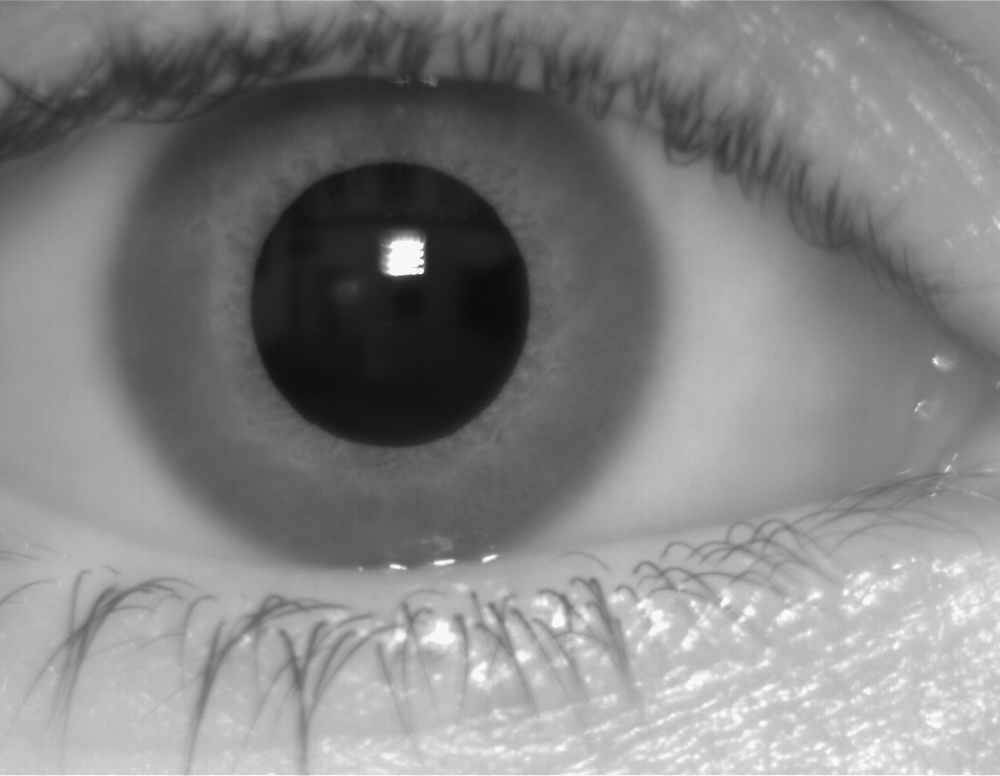
%> input picture Trabalho final/Img_005_R_1.bmp, 1000 x 776 px
$ octave Trabalho_funcoes.m   (GNU Octave 9; MATLAB toolbox functions it lacks are replaced by stand-ins)
%> lines starting %> are read from the running program, lines starting %| are printed output that depends on the picture; in (x1, y1, x2, y2) boxes, pixels count from 0 and x2, y2 are one past the last pixel; in counts of white or black regions, pixels touching at a corner belong together; the program's own positions count from 1
### Trabalho final/DetectarPupila.m
function [RaioPupila,RaioIris,CentroX,CentroY,Centro] = DetectarPupila(I)

BW = edge(I);
[centers, radii] = imfindcircles(BW,[70 150],'ObjectPolarity','dark', ...
    'Sensitivity',0.97);
Centro = centers(1,1:2);
RaioPupila = (radii(1));
RaioIris = 1.8*RaioPupila;
CentroX = Centro(1,2);
CentroY = Centro(1,1);

end

### Trabalho final/PolarCartesiano.m
function [Cartesiano] = PolarCartesiano(I,RaioIris,RaioPupila,CentroY,...
    CentroX)
x = 1; y = 1;

for angulo = 0:2*pi/511:2*pi
    x = 1;
    for raio = RaioPupila+15:round(RaioIris-RaioPupila-15)/63:round(RaioIris)
        Cartesiano(x,y) = I(round(raio*sin(angulo)+CentroX),round(raio*...
            cos(angulo)+ CentroY));
        x = x+1;
    end
    y = y+1;
end
end

### Trabalho final/filtrogabor.m
function res = filtrogabor(I, compOnda, desvio)

%Entradas:
%I = imagem da iris normalizada a ser filtrada
%compOnda = comprimento de onda para filtragem
%desvio = desvio padrao que descreve transferencia para centro de
%frequencia do filtro;

%Saida:
%res = resultado da filtragem:


[lin, col] = size(I);

pontos = col;

if mod(pontos, 2) ~= 0
    pontos = pontos - 1;
end

logGabor = zeros(1, pontos);
resLinha = zeros(lin, pontos);

raio = [0:fix(pontos/2)]/fix(pontos/2)/2;
raio(1) = 1;

onda = compOnda;

centro = 1.0/onda;

logGabor(1:pontos/2+1) = exp((-(log(raio/centro)).^2) / (2 * log(desvio)^2));
logGabor(1) = 0;


filtro = logGabor;


for j = 1:lin
    sinal = I(j, 1:pontos);
    It = fft(sinal);
    resLinha(j,:) = ifft(It.*filtro);
end

res = resLinha;

### Trabalho final/codificaIris.m
function iriscode = codificaIris(irisGabor)

tam1 = size(irisGabor,2)*2;

iriscode = zeros(size(irisGabor,1), tam1);

tam2 = size(irisGabor, 2);

c = 1:size(irisGabor, 1);

C1 = real(irisGabor) > 0;
C2 = imag(irisGabor) > 0;

for i = 0:tam2-1

    ja = double(2*(i));

    iriscode(c, ja + 1) = C1(c, i+1);
    iriscode(c, ja + 2) = C2(c, i+1);
end

### Trabalho final/HammingDistance.m
function distancia = HammingDistance(iriscode1, iriscode2)

iriscode1 = logical(iriscode1);
iriscode2 = logical(iriscode2);

N = size(iriscode1, 1) * size(iriscode1, 2);
S = xor(iriscode1, iriscode2);

dif = sum(sum(S==1));

distancia = dif/N;

end

### Trabalho final/Trabalho_funcoes.m
clc
I1 = imread('Img_005_R_1.bmp');
%> I1 is the input picture: size 776x1000 uint8; min 9, max 247, mean 131.7
I2 = imread('Img_005_R_4.bmp');
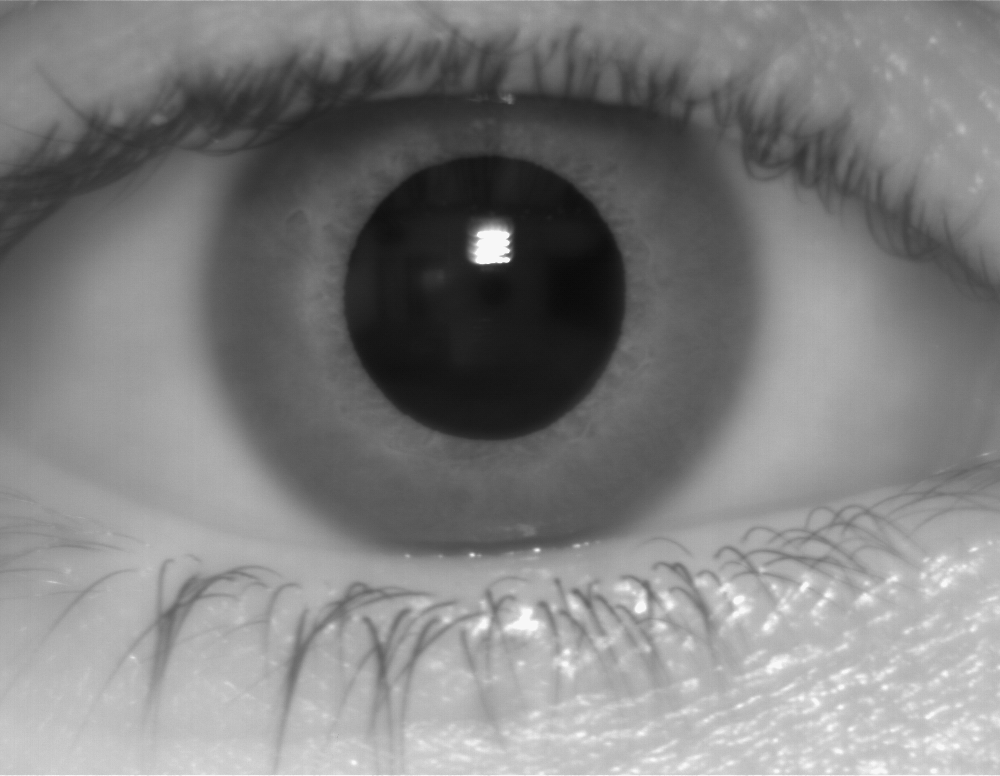
%> input picture Trabalho final/Img_005_R_4.bmp, 1000 x 776 px
%> I2 is the input picture: size 776x1000 uint8; min 8, max 247, mean 128.2
distancia = 0;
%Foram criadas fun鏾es para a segmenta玢o e normaliza玢o da pupila

[RaioPupila1,RaioIris1,CentroX1,CentroY1,Centro1] = DetectarPupila(I1);
%> in DetectarPupila, `BW = edge(I);`:
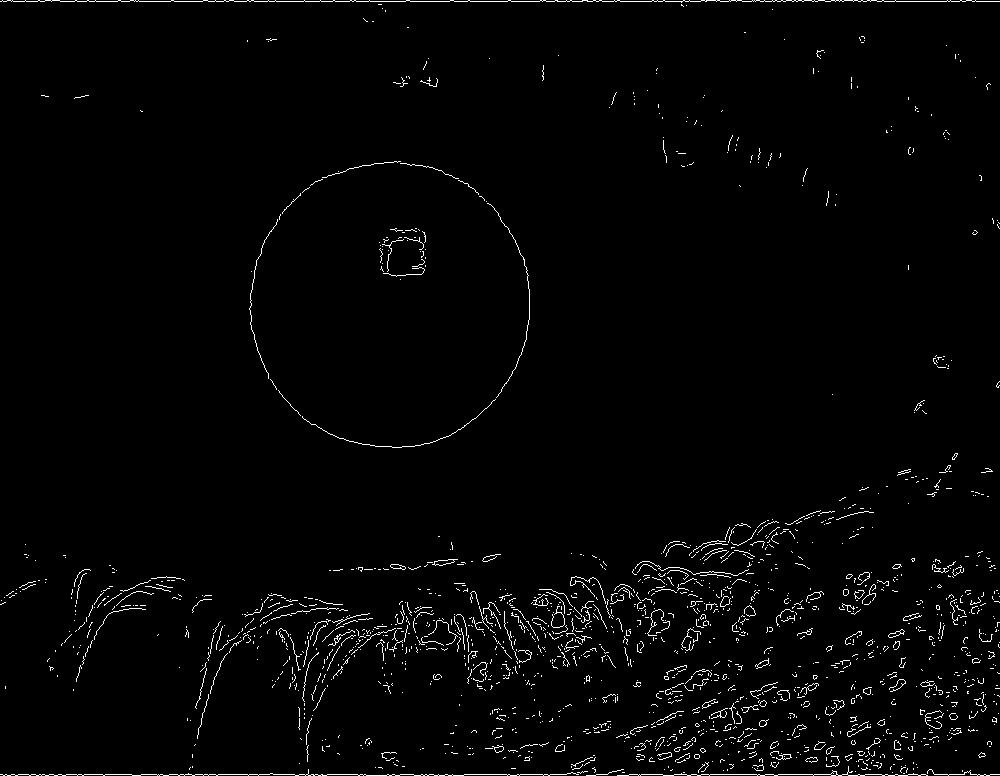
%> BW: size 776x1000 logical; 1.9% white in thin lines or dots
%> in DetectarPupila, `[centers, radii] = imfindcircles(BW,[70 150],'ObjectPolarity','dark', ..`: centers = [390.9 306.2; 388 695.3; 303.5 706.1; 158.2 679.3; 360.5 519.8]; radii = [139.8; 80.03; 95.63; 81.59; 72.33]
%> in DetectarPupila, `Centro = centers(1,1:2);`: Centro = [390.9 306.2]
%> in DetectarPupila, `RaioPupila = (radii(1));`: RaioPupila = 139.8
%> in DetectarPupila, `RaioIris = 1.8*RaioPupila;`: RaioIris = 251.6
%> in DetectarPupila, `CentroX = Centro(1,2);`: CentroX = 306.2
%> in DetectarPupila, `CentroY = Centro(1,1);`: CentroY = 390.9
%> RaioPupila1 = 139.8; RaioIris1 = 251.6; CentroX1 = 306.2; CentroY1 = 390.9; Centro1 = [390.9 306.2]
[RaioPupila2,RaioIris2,CentroX2,CentroY2,Centro2] = DetectarPupila(I2);
%> in DetectarPupila (call 2), `BW = edge(I);`:
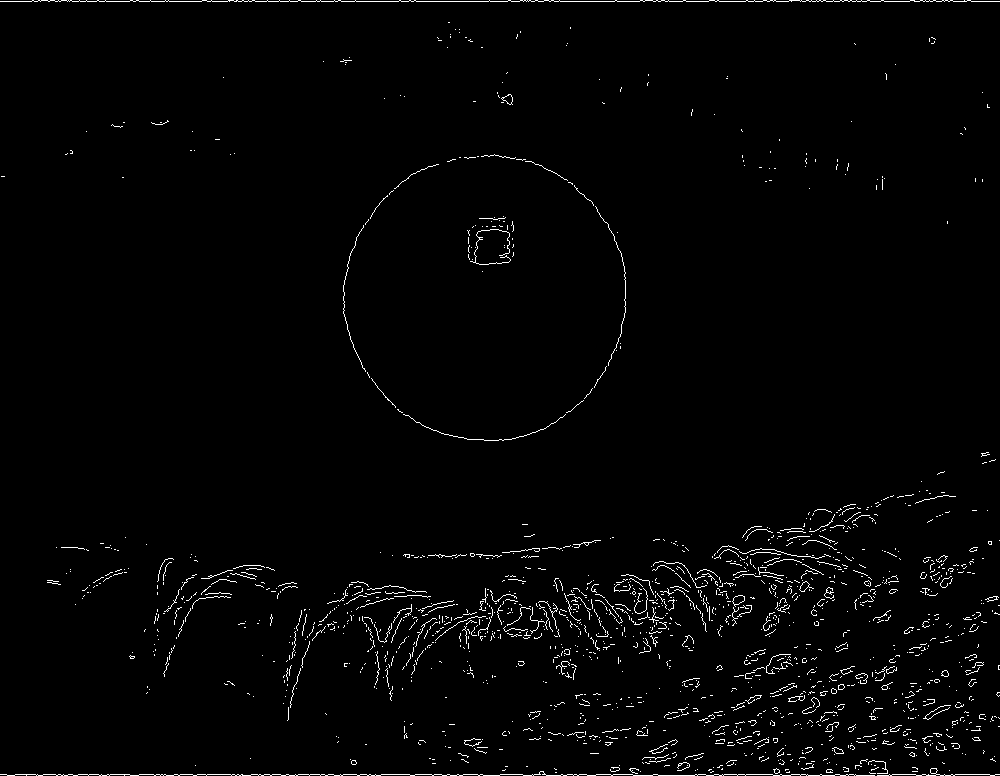
%> BW: size 776x1000 logical; 1.7% white in thin lines or dots
%> in DetectarPupila (call 2), `[centers, radii] = imfindcircles(BW,[70 150],'ObjectPolarity','dark', ..`: centers = [484.9 297.3; 483.6 685.5; 394.6 696.5; 244.4 666.9; 799 647.6; 503.2 87.06]; radii = [144.1; 87.74; 97.66; 91.58; 126.7; 79.4]
%> in DetectarPupila (call 2), `Centro = centers(1,1:2);`: Centro = [484.9 297.3]
%> in DetectarPupila (call 2), `RaioPupila = (radii(1));`: RaioPupila = 144.1
%> in DetectarPupila (call 2), `RaioIris = 1.8*RaioPupila;`: RaioIris = 259.4
%> in DetectarPupila (call 2), `CentroX = Centro(1,2);`: CentroX = 297.3
%> in DetectarPupila (call 2), `CentroY = Centro(1,1);`: CentroY = 484.9
%> RaioPupila2 = 144.1; RaioIris2 = 259.4; CentroX2 = 297.3; CentroY2 = 484.9; Centro2 = [484.9 297.3]

[Cartesiano1] = PolarCartesiano(I1,RaioIris1,RaioPupila1,CentroY1,CentroX1);
%> after the loop in PolarCartesiano, `for angulo = 0:2*pi/511:2*pi`:
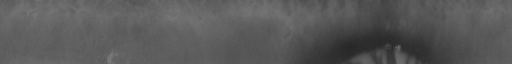
%> Cartesiano: size 64x512 uint8; min 38, max 127, mean 89.3
%> after the loop in PolarCartesiano, `for angulo = 0:2*pi/511:2*pi`: y = 513
[Cartesiano2] = PolarCartesiano(I2,RaioIris2,RaioPupila2,CentroY2,CentroX2);

%Para retirar a palpebra superior fui utilizada uma marcara que zera os
%coeficientes
% Cartesiano1 = imadjust(Cartesiano1,[],[],0.7);
% Cartesiano2 = imadjust(Cartesiano2,[],[],0.7);
Cartesiano1 = imadjust(Cartesiano1);
Cartesiano2 = imadjust(Cartesiano2);


% [18 lines of commented-out code are left out]


figure
imshow(Cartesiano1);
title('Normaliza玢o do olho 1');
figure
imshow(Cartesiano2)
title('Normaliza玢o do olho 2');

res1 = filtrogabor(Cartesiano1, 18, 0.5);
res2 = filtrogabor(Cartesiano2, 18, 0.5);
for y = 330:435
    for x = 39:64
        res1(x,y) = 0;
        res2(x,y) = 0;
    end
end
figure;imshow(res1);
figure;imshow(res2);

iriscode1 = codificaIris(res1);
%> in codificaIris, `C1 = real(irisGabor) > 0;`: C1: size 64x512 logical; 46% white; 110 white regions (84 under 20 px), largest, box (x1, y1, x2, y2) and area: (237, 0, 336, 64) 2627, (394, 0, 472, 64) 1976, (23, 0, 99, 64) 1776
%> in codificaIris, `C2 = imag(irisGabor) > 0;`: C2: size 64x512 logical; 46.5% white; 104 white regions (72 under 20 px), largest, box (x1, y1, x2, y2) and area: (65, 0, 160, 64) 2785, (185, 0, 276, 64) 2319, (452, 0, 507, 64) 1771
%> after the loop in codificaIris, `for i = 0:tam2-1`:
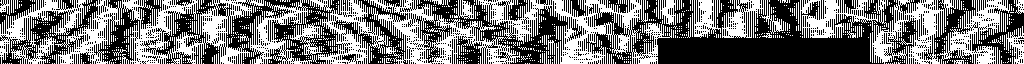
%> iriscode: size 64x1024 double; values 0 (black) and 1 (white), 46.2% white; 1243 white regions (1205 under 20 px), largest, box (x1, y1, x2, y2) and area: (370, 0, 672, 64) 7543, (55, 0, 264, 64) 5182, (872, 0, 944, 64) 2183
iriscode2 = codificaIris(res2);
%> in codificaIris (call 2), `C1 = real(irisGabor) > 0;`: C1: size 64x512 logical; 44.7% white; 103 white regions (78 under 20 px), largest, box (x1, y1, x2, y2) and area: (56, 0, 189, 63) 3777, (425, 0, 505, 63) 2491, (241, 0, 318, 63) 1682
%> in codificaIris (call 2), `C2 = imag(irisGabor) > 0;`: C2: size 64x512 logical; 45.5% white; 106 white regions (79 under 20 px), largest, box (x1, y1, x2, y2) and area: (30, 0, 209, 63) 4994, (273, 0, 372, 63) 2548, (189, 0, 253, 63) 1426
%> after the loop in codificaIris (call 2), `for i = 0:tam2-1`:
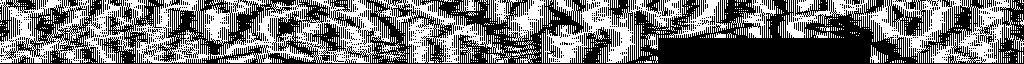
%> iriscode: size 64x1024 double; values 0 (black) and 1 (white), 45.1% white; 1258 white regions (1222 under 20 px), largest, box (x1, y1, x2, y2) and area: (0, 0, 210, 63) 5886, (211, 0, 394, 63) 4280, (868, 0, 1010, 63) 4079

figure;imshow(iriscode1);
figure;imshow(iriscode2);

dist = HammingDistance(iriscode1, iriscode2)
%> in HammingDistance, `S = xor(iriscode1, iriscode2);`:
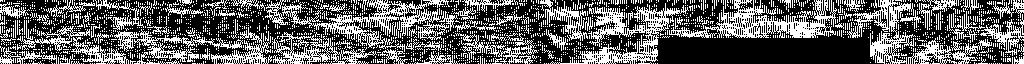
%> S: size 64x1024 logical; 37.6% white in thin lines or dots
%> in HammingDistance, `dif = sum(sum(S==1));`: dif = 24652
%> in HammingDistance, `distancia = dif/N;`: distancia = 0.376
%> dist = 0.376
